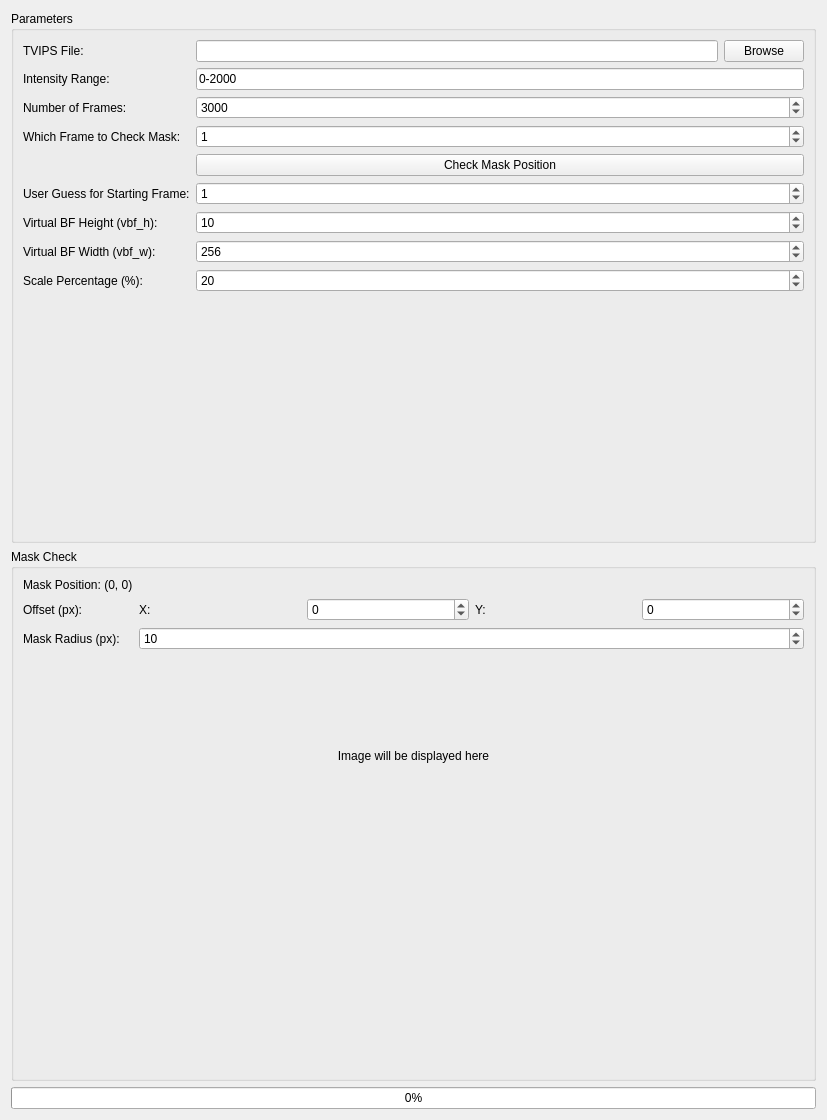
<?xml version="1.0" encoding="UTF-8"?>
<ui version="4.0">
 <class>ParameterAndMaskCheckPage</class>
 <widget class="QWizardPage" name="ParameterAndMaskCheckPage">
  <property name="geometry">
   <rect>
    <x>0</x>
    <y>0</y>
    <width>827</width>
    <height>1120</height>
   </rect>
  </property>
  <property name="windowTitle">
   <string>Step 1: Parameter Selection &amp; Mask Check</string>
  </property>
  <property name="title">
   <string>Step 1: Parameter Selection &amp; Mask Check</string>
  </property>
  <layout class="QVBoxLayout" name="verticalLayout">
   <item>
    <widget class="QGroupBox" name="parameterGroup">
     <property name="title">
      <string>Parameters</string>
     </property>
     <layout class="QFormLayout" name="formLayout">
      <item row="0" column="0">
       <widget class="QLabel" name="tvipsFileLabel">
        <property name="text">
         <string>TVIPS File:</string>
        </property>
       </widget>
      </item>
      <item row="0" column="1">
       <layout class="QHBoxLayout" name="tvipsFileLayout">
        <item>
         <widget class="QLineEdit" name="tvipsFileLineEdit"/>
        </item>
        <item>
         <widget class="QPushButton" name="browseButton">
          <property name="text">
           <string>Browse</string>
          </property>
         </widget>
        </item>
       </layout>
      </item>
      <item row="1" column="0">
       <widget class="QLabel" name="linescaleLabel">
        <property name="text">
         <string>Intensity Range:</string>
        </property>
       </widget>
      </item>
      <item row="1" column="1">
       <widget class="QLineEdit" name="linescaleEdit">
        <property name="text">
         <string>0-2000</string>
        </property>
       </widget>
      </item>
      <item row="2" column="0">
       <widget class="QLabel" name="numframesLabel">
        <property name="text">
         <string>Number of Frames:</string>
        </property>
       </widget>
      </item>
      <item row="2" column="1">
       <widget class="QSpinBox" name="numframesSpin">
        <property name="minimum">
         <number>0</number>
        </property>
        <property name="maximum">
         <number>10000</number>
        </property>
        <property name="value">
         <number>3000</number>
        </property>
       </widget>
      </item>
      <item row="3" column="0">
       <widget class="QLabel" name="whichFrameLabel">
        <property name="text">
         <string>Which Frame to Check Mask:</string>
        </property>
       </widget>
      </item>
      <item row="3" column="1">
       <widget class="QSpinBox" name="whichFrameSpin">
        <property name="minimum">
         <number>0</number>
        </property>
        <property name="maximum">
         <number>10000</number>
        </property>
        <property name="value">
         <number>1</number>
        </property>
       </widget>
      </item>
      <item row="5" column="0">
       <widget class="QLabel" name="guessFirstFrameLabel">
        <property name="text">
         <string>User Guess for Starting Frame:</string>
        </property>
       </widget>
      </item>
      <item row="5" column="1">
       <widget class="QSpinBox" name="guessFirstFrameSpin">
        <property name="minimum">
         <number>0</number>
        </property>
        <property name="maximum">
         <number>10000</number>
        </property>
        <property name="value">
         <number>1</number>
        </property>
       </widget>
      </item>
      <item row="6" column="0">
       <widget class="QLabel" name="vbfHLabel">
        <property name="text">
         <string>Virtual BF Height (vbf_h):</string>
        </property>
       </widget>
      </item>
      <item row="6" column="1">
       <widget class="QSpinBox" name="vbfHSpin">
        <property name="minimum">
         <number>1</number>
        </property>
        <property name="maximum">
         <number>10000</number>
        </property>
        <property name="value">
         <number>10</number>
        </property>
       </widget>
      </item>
      <item row="7" column="0">
       <widget class="QLabel" name="vbfWLabel">
        <property name="text">
         <string>Virtual BF Width (vbf_w):</string>
        </property>
       </widget>
      </item>
      <item row="7" column="1">
       <widget class="QSpinBox" name="vbfWSpin">
        <property name="minimum">
         <number>1</number>
        </property>
        <property name="maximum">
         <number>10000</number>
        </property>
        <property name="value">
         <number>256</number>
        </property>
       </widget>
      </item>
      <item row="4" column="1">
       <widget class="QPushButton" name="checkMaskButton">
        <property name="minimumSize">
         <size>
          <width>400</width>
          <height>0</height>
         </size>
        </property>
        <property name="text">
         <string>Check Mask Position</string>
        </property>
       </widget>
      </item>
      <item row="8" column="0">
       <widget class="QLabel" name="scaleLabel">
        <property name="text">
         <string>Scale Percentage (%):</string>
        </property>
       </widget>
      </item>
      <item row="8" column="1">
       <widget class="QSpinBox" name="scaleSpin">
        <property name="minimum">
         <number>1</number>
        </property>
        <property name="maximum">
         <number>100</number>
        </property>
        <property name="value">
         <number>20</number>
        </property>
       </widget>
      </item>
     </layout>
    </widget>
   </item>
   <item>
    <widget class="QGroupBox" name="maskCheckGroup">
     <property name="minimumSize">
      <size>
       <width>600</width>
       <height>400</height>
      </size>
     </property>
     <property name="title">
      <string>Mask Check</string>
     </property>
     <layout class="QFormLayout" name="maskCheckLayout">
      <item row="0" column="0">
       <widget class="QLabel" name="maskPositionLabel">
        <property name="text">
         <string>Mask Position: (0, 0)</string>
        </property>
       </widget>
      </item>
      <item row="1" column="0">
       <widget class="QLabel" name="offsetLabel">
        <property name="text">
         <string>Offset (px):</string>
        </property>
       </widget>
      </item>
      <item row="1" column="1">
       <layout class="QHBoxLayout" name="offsetLayout">
        <item>
         <widget class="QLabel" name="offsetXLabel">
          <property name="text">
           <string>X:</string>
          </property>
         </widget>
        </item>
        <item>
         <widget class="QSpinBox" name="offsetXSpin">
          <property name="minimum">
           <number>-1000</number>
          </property>
          <property name="maximum">
           <number>1000</number>
          </property>
          <property name="value">
           <number>0</number>
          </property>
         </widget>
        </item>
        <item>
         <widget class="QLabel" name="offsetYLabel">
          <property name="text">
           <string>Y:</string>
          </property>
         </widget>
        </item>
        <item>
         <widget class="QSpinBox" name="offsetYSpin">
          <property name="minimum">
           <number>-1000</number>
          </property>
          <property name="maximum">
           <number>1000</number>
          </property>
          <property name="value">
           <number>0</number>
          </property>
         </widget>
        </item>
       </layout>
      </item>
      <item row="2" column="0">
       <widget class="QLabel" name="radiusLabel">
        <property name="text">
         <string>Mask Radius (px):</string>
        </property>
       </widget>
      </item>
      <item row="2" column="1">
       <widget class="QSpinBox" name="radiusSpin">
        <property name="minimum">
         <number>0</number>
        </property>
        <property name="maximum">
         <number>1000</number>
        </property>
        <property name="value">
         <number>10</number>
        </property>
       </widget>
      </item>
      <item row="3" column="0" colspan="2">
       <widget class="QLabel" name="maskImageLabel">
        <property name="minimumSize">
         <size>
          <width>300</width>
          <height>200</height>
         </size>
        </property>
        <property name="text">
         <string>Image will be displayed here</string>
        </property>
        <property name="alignment">
         <set>Qt::AlignCenter</set>
        </property>
       </widget>
      </item>
     </layout>
    </widget>
   </item>
   <item>
    <widget class="QProgressBar" name="progressBarStep1">
     <property name="minimum">
      <number>0</number>
     </property>
     <property name="maximum">
      <number>100</number>
     </property>
     <property name="value">
      <number>0</number>
     </property>
    </widget>
   </item>
  </layout>
 </widget>
 <resources/>
 <connections/>
</ui>
